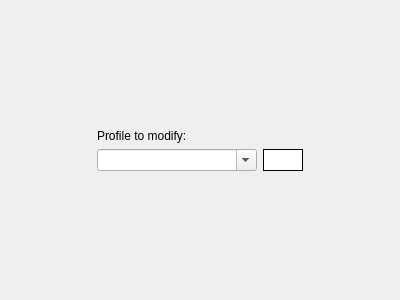
<?xml version="1.0" encoding="UTF-8"?>
<ui version="4.0">
 <class>SelectProfilePage</class>
 <widget class="QWizardPage" name="SelectProfilePage">
  <property name="geometry">
   <rect>
    <x>0</x>
    <y>0</y>
    <width>400</width>
    <height>300</height>
   </rect>
  </property>
  <property name="windowTitle">
   <string>WizardPage</string>
  </property>
  <property name="title">
   <string/>
  </property>
  <layout class="QGridLayout" name="gridLayout">
   <item row="2" column="1">
    <widget class="QComboBox" name="cbProfile">
     <property name="sizePolicy">
      <sizepolicy hsizetype="Maximum" vsizetype="Fixed">
       <horstretch>0</horstretch>
       <verstretch>0</verstretch>
      </sizepolicy>
     </property>
     <property name="minimumSize">
      <size>
       <width>160</width>
       <height>0</height>
      </size>
     </property>
     <property name="editable">
      <bool>true</bool>
     </property>
    </widget>
   </item>
   <item row="2" column="3">
    <spacer name="horizontalSpacer_2">
     <property name="orientation">
      <enum>Qt::Horizontal</enum>
     </property>
     <property name="sizeHint" stdset="0">
      <size>
       <width>40</width>
       <height>20</height>
      </size>
     </property>
    </spacer>
   </item>
   <item row="0" column="1">
    <spacer name="verticalSpacer">
     <property name="orientation">
      <enum>Qt::Vertical</enum>
     </property>
     <property name="sizeHint" stdset="0">
      <size>
       <width>20</width>
       <height>40</height>
      </size>
     </property>
    </spacer>
   </item>
   <item row="3" column="1">
    <spacer name="verticalSpacer_2">
     <property name="orientation">
      <enum>Qt::Vertical</enum>
     </property>
     <property name="sizeHint" stdset="0">
      <size>
       <width>20</width>
       <height>40</height>
      </size>
     </property>
    </spacer>
   </item>
   <item row="2" column="0">
    <spacer name="horizontalSpacer">
     <property name="orientation">
      <enum>Qt::Horizontal</enum>
     </property>
     <property name="sizeHint" stdset="0">
      <size>
       <width>40</width>
       <height>20</height>
      </size>
     </property>
    </spacer>
   </item>
   <item row="1" column="1">
    <widget class="QLabel" name="label">
     <property name="text">
      <string>Profile to modify:</string>
     </property>
    </widget>
   </item>
   <item row="2" column="2">
    <widget class="QPushButton" name="pbAddProfile">
     <property name="styleSheet">
      <string notr="true">background-color:white;
border:1px solid black;
padding:3px;</string>
     </property>
     <property name="text">
      <string/>
     </property>
     <property name="icon">
      <iconset resource="../../res/LightpackResources.qrc">
       <normaloff>:/icons/profile_new.png</normaloff>:/icons/profile_new.png</iconset>
     </property>
    </widget>
   </item>
  </layout>
 </widget>
 <resources>
  <include location="../../res/LightpackResources.qrc"/>
 </resources>
 <connections/>
</ui>
